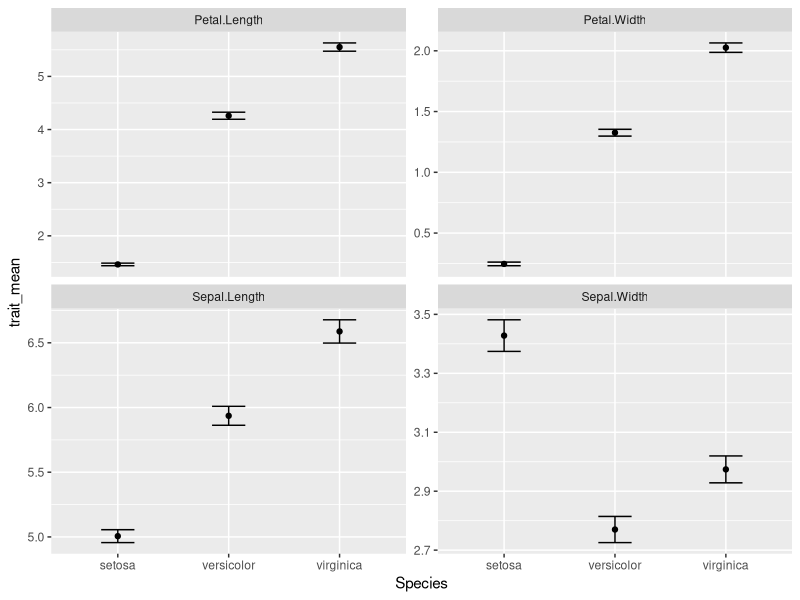
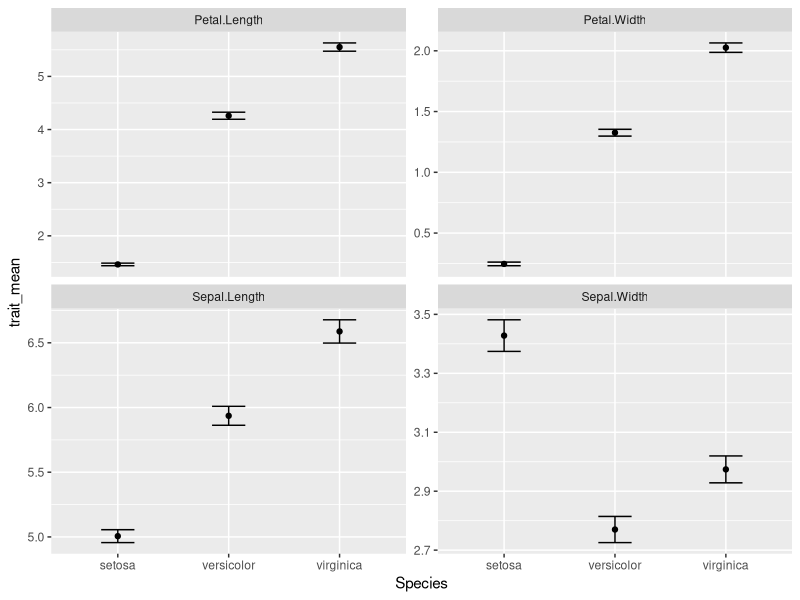

R code for these plots, in order:
# Plot iris data
# Aditya Banerjee
# abanerjee@email.arizona.edu
# 2020-01-18

# head(iris)
# summary(iris)
# The above lines have been commented out because theyre not essential 
# for the purposes of this script

# install.packages("tidyverse")
# Load the tidyverse package
library(tidyverse)

# Group iris data by values in species column
iris_grouped <- group_by(iris, Species)

# Calculate mean value
iris_means <- summarise(iris_grouped, SL_mean = mean(Sepal.Length))

# Convert to long
# -Species excludes the species category
iris_long <- gather(iris, key = trait, value = measurement, -Species)

# Group data, calculate means
iris_means <- iris %>%
  gather(key = trait, value = measurement, -Species) %>%
  group_by(Species, trait) %>%
  summarise(trait_mean = mean(measurement), 
            trait_se = sd(measurement)/sqrt(n()))
  
# Plot iris data
ggplot(data = iris_means, mapping = aes( x= Species, y =  trait_mean)) +

geom_point()+geom_errorbar(mapping = aes(ymin = trait_mean -trait_se,
                                         ymax = trait_mean + trait_se,
                                         width = 0.3)) +
facet_wrap(~trait, scales = "free_y")

ggsave(filename = "iris-plot.pdf")
